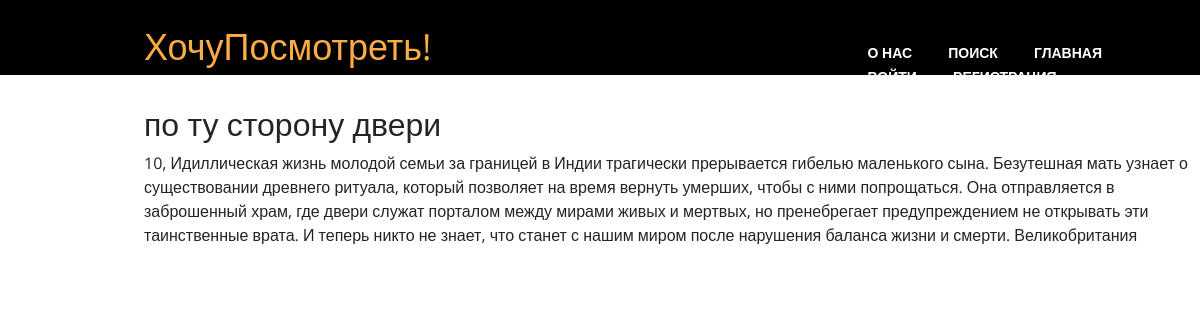
Screenshot of /film5/ with the database file from the repository.
### app/models.py (models this page shows, shortened)
class Film(models.Model):
	GENRE = (
	(1, "Боевик"),
	(2, "Вестерн"),
	(3, "Детектив"),
	(4, "Документальный"),
	(5, "Драма"),
	(6, "Комедия"),
	(7, "Мелодрама"),
	(8, "Мультфильм"),
	(9, "Сериал"),
	(10, "Триллер"),
	(11, "Фантастика")
	)
	name = models.CharField(max_length = 100, verbose_name = "название")
	description = models.TextField(verbose_name = "описание")
	country = models.CharField(max_length = 100,
		verbose_name = "страна")
	year = models.PositiveSmallIntegerField(verbose_name = "год")
	genre = models.IntegerField(choices = GENRE, verbose_name = "жанр")
	actors = models.ManyToManyField(Actor, verbose_name = "актеры")
	directors = models.ManyToManyField(Director,
		verbose_name = "режессеры")

### app/views.py (the view)
# urls.py: path('film<int:film_id>/', views.film_detail, name='film_detail'),
def film_detail(request, film_id):
	try:
		film = Film.objects.get(pk = film_id)
	except Film.DoesNotExist:
		raise Http404
	if request.user.is_authenticated == True:
		user = request.user
		try:
			saved = List.objects.get(user_id=user)
		except List.DoesNotExist:
			dic = {
				'film': film,
				'saved': False
				}
			return render(request, "film_detail.html", dic)
		films = saved.films.all()
		if film in films:
			dic = {
			'film': film,
			'saved': True
			}
		else:
			dic = {
			'film': film,
			'saved': False
			}
		return render(request, "film_detail.html", dic)
	else:
		dic = {'film': film}
		return render(request, "film_detail.html", dic)

### app/templates/film_detail.html (shortened to what this page needs)
{% extends "index.html" %}
{% load staticfiles %}
{% block style %}<link rel="stylesheet" href="../static/bootstrap.min.css"><link type="text/css" href="{% static 'style.css' %}" rel="stylesheet">{% endblock %}
{% block main %}
	<h2>{{ film.name }}</h2>
	<div>
		{{ film.genre }},
		{{ film.description }}
		{{ film.country }}
	</div>
{% endblock %}

### app/static/style.css (style rules this page uses)
* { margin: 0; padding: 0; }
body { font-family: 'Open Sans', sans-serif; }

### rows the page displays
Film: name "по ту сторону двери", genre "10", description "Идиллическая жизнь молодой семьи за границей в Индии трагически прерывается гибелью маленького сына. Безутешная мать узнает о существовании древнего ритуала, который позволяет на время вернуть умерших, чтобы с ними попрощаться. Она отправляется в заброшенный храм, где двери служат порталом между мирами живых и мертвых, но пренебрегает предупреждением не открывать эти таинственные врата. И теперь никто не знает, что станет с нашим миром после нарушения баланса жизни и смерти.", country "Великобритания"
